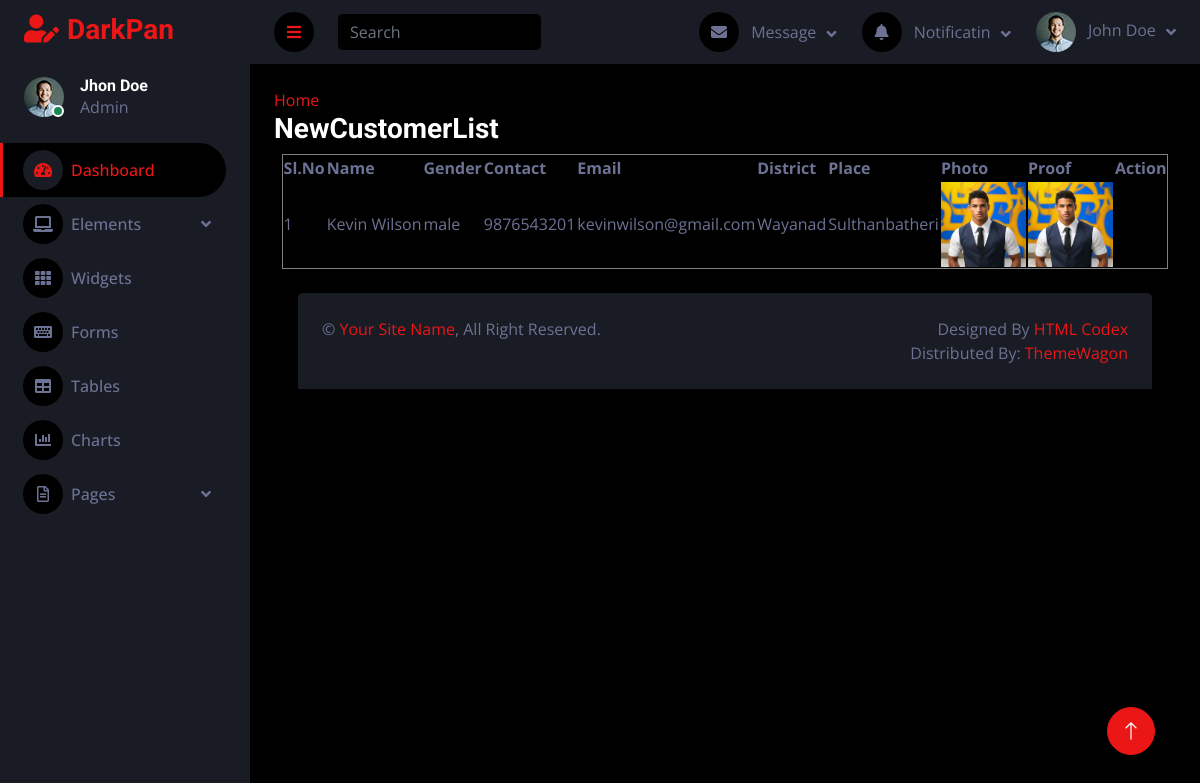
The page /Admin/CustomerView.php on the database its author committed.
### tables this page shows
CREATE TABLE `tbl_customer` (
  `customer_id` int(10) NOT NULL auto_increment,
  `customer_name` varchar(50) NOT NULL,
  `customer_gender` varchar(10) NOT NULL,
  `customer_contact` varchar(12) NOT NULL,
  `customer_email` varchar(30) NOT NULL,
  `customer_photo` varchar(200) NOT NULL,
  `customer_proof` varchar(150) NOT NULL,
  `place_id` int(10) NOT NULL,
  `customer_password` varchar(30) NOT NULL,
  PRIMARY KEY  (`customer_id`),
  UNIQUE KEY `customer_name` (`customer_name`,`customer_gender`,`customer_contact`,`customer_email`,`customer_photo`,`customer_proof`)
);

CREATE TABLE `tbl_district` (
  `district_id` int(10) NOT NULL auto_increment,
  `district_name` varchar(30) NOT NULL,
  PRIMARY KEY  (`district_id`),
  UNIQUE KEY `district_name` (`district_name`)
);

CREATE TABLE `tbl_place` (
  `place_id` int(10) NOT NULL auto_increment,
  `place_name` varchar(50) NOT NULL,
  `place_pincode` int(6) NOT NULL,
  `district_id` int(10) NOT NULL,
  PRIMARY KEY  (`place_id`),
  UNIQUE KEY `place_name` (`place_name`),
  UNIQUE KEY `place_pincode` (`place_pincode`,`district_id`)
);

### Admin/CustomerView.php (the view, shortened to what this page needs)
<?php
        include("Head.php");
?>
<!doctype html>
<html>
<head>
</head>
<body>
<a href="HomePage.php">Home</a>
<h3>NewCustomerList</h3>
<table border="1" align="center">
<tr>
<th>Sl.No</th>
<th>Name</th>
<th>Gender</th>
<th>Contact</th>
<th>Email</th>
<th>District</th>
<th>Place</th>
<th>Photo</th>
<th>Proof</th>
<th>Action</th>
</tr>
<?php
$selQry="select * from tbl_customer c inner join tbl_place p on c.place_id = p.place_id
inner join tbl_district d on d.district_id = p.district_id";
$data=mysql_query($selQry);
$i=0;
while($row=mysql_fetch_array($data))
{
	$i++;
	?>
    <tr>
    <td><?php echo $i?></td>
    <td><?php echo $row["customer_name"]?></td>
    <td><?php echo $row["customer_gender"]?></td>
    <td><?php echo $row["customer_contact"]?></td>
    <td><?php echo $row["customer_email"]?></td>
        <td><?php echo $row["district_name"]?></td>
            <td><?php echo $row["place_name"]?></td>
                <td><img src="../Asset/File/CustomerDocs/<?php echo $row["customer_photo"]?>" width="85" height="85" required></td>
                <td><img src="../Asset/File/CustomerDocs/<?php echo $row["customer_proof"]?>" width="85" height="85" required></td>
</tr>
<?php
}
?>
</table>
</body>
</html>
<?php
include("Foot.php");
?>

### Asset/Templates/Admin/css/style.css (style rules this page uses)
:root { --primary: #EB1616; --secondary: #191C24; --light: #6C7293; --dark: #000000; }

### rows shown on the page
tbl_customer: customer_name "Kevin Wilson", customer_gender "male", customer_contact "9876543201", customer_email "kevinwilson@gmail.com", tbl_district.district_name "Wayanad", place.place_name "Sulthanbatheri", customer_photo (picture), customer_proof (picture)
